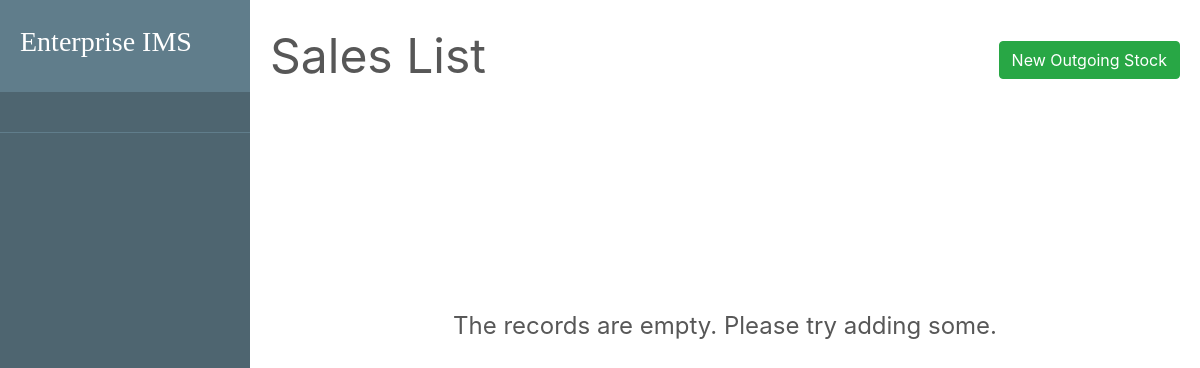
Page /transaction/sales/ on the earlier database version.
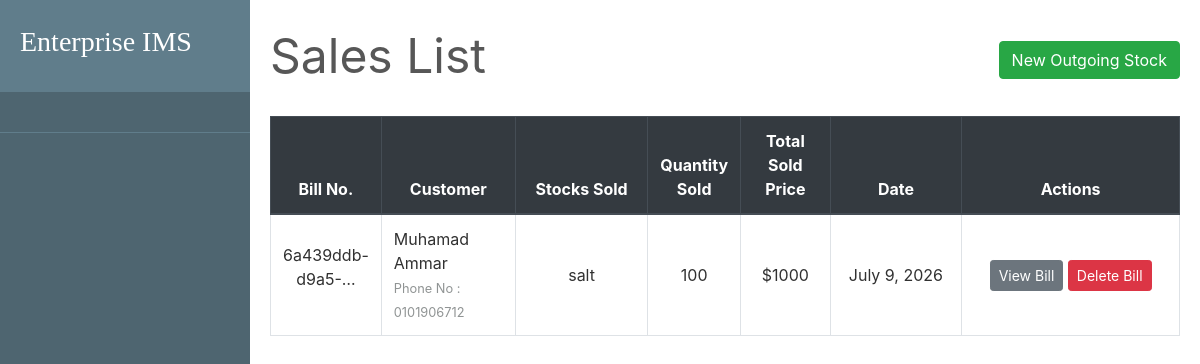
Same page on the later database version.
### transaction/models.py (models this page shows, shortened)
class SaleBill(models.Model):
    billno = models.UUIDField(primary_key=True, default=uuid.uuid4)
    time = models.DateTimeField(auto_now_add=True)
    name = models.CharField(max_length=150)
    phone = models.CharField(max_length=12)
    address = models.CharField(max_length=200)
    email = models.EmailField(max_length=254)
    gstin = models.CharField(max_length=15)
    def get_items_list(self):
        return SaleItem.objects.filter(billno=self)
    def get_total_price(self):
        saleitems = SaleItem.objects.filter(billno=self)
        total = 0
        for item in saleitems:
            total += item.totalprice
        return total

class SaleItem(models.Model):
    billno = models.ForeignKey(SaleBill, on_delete=models.CASCADE, related_name='salebillno')
    stock = models.ForeignKey(Stock, on_delete=models.CASCADE, related_name='saleitem')
    quantity = models.IntegerField(default=1)
    perprice = models.IntegerField(default=1)
    totalprice = models.IntegerField(default=1)

### inventory/models.py (models this page shows, shortened)
class Stock(models.Model):
    id = models.UUIDField(primary_key=True, default=uuid.uuid4)
    name = models.CharField(unique=True, max_length=100)
    quantity = models.DecimalField(max_digits=10, decimal_places=2, default=1)
    is_deleted = models.BooleanField(default=False)
    date = models.DateTimeField(auto_now_add=True, blank=True, null=True)

### transaction/views.py (the view)
# urls.py: path('sales/', SaleView.as_view(), name='sales_list'),
class SaleView(generic.ListView):
    model = SaleBill
    template_name = "sales/sales_list.html"
    context_object_name = 'bills'
    ordering = ['-time']
    paginate_by = 10

### transaction/templates/sales/sales_list.html (shortened to what this page needs)
{% extends 'base.html' %}
{% load static %}
{% block content %}
            <div class="row" style="color: #575757; font-style: bold; font-size: 3rem;">
                <div class="col-md-8">Sales List</div>
                <div class="col-md-4">
                    <div style="float:right;"> <a class="btn btn-success" href="{% url 'new_sale' %}">New Outgoing Stock</a> </div>
                </div>
            </div>
            <br>
{% if bills %}
            <table class="table table-css table-bordered table-hover">
                <thead class="thead-dark align-middle">
                    <tr>
                        <th width="10%">Bill No.</th>
                        <th width="15%">Customer</th>
                        <th width="15%">Stocks Sold</th>
                        <th width="10%">Quantity Sold</th>
                        <th width="10%">Total Sold Price</th>
                        <th width="15%">Date</th>
                        <th width="25%">Actions</th>
                    </tr>
                </thead>
                <tbody>
                  {% for sale in bills %}
                    <tr>
                        <td class="align-middle"> <p>{{sale.billno|truncatechars:15}} </p> </td>
                        <td class=""> {{sale.name|title}} <br> <small style="color: #909494">Phone No : {{sale.phone}}</small> </td>
                        <td class="align-middle">{% for item in sale.get_items_list %}{{item.stock.name}}<br>{% endfor %}  </td>
                        <td class="align-middle">{% for item in sale.get_items_list %}{{item.quantity}}<br>{% endfor %} </td>
                        <td class="align-middle">${{sale.get_total_price}}</td>
                        <td class="align-middle">{{sale.time.date}}</td>
                        <td class="align-middle"> <a href="{% url 'sale_bill' sale.billno %}" class="btn btn-secondary btn-sm">View Bill</a> <a href="{% url 'delete_sale' sale.pk %}" class="btn btn-danger btn-sm">Delete Bill</a> </td>
                    </tr>
                    {% endfor %}
                </tbody>
            </table>
{%else%}
            <br><br><br><br><br><br><br><br>
            <div style="color: #575757; font-style: bold; font-size: 1.5rem; text-align: center;">The records are empty. Please try adding some.</div>
{%endif%}
{% endblock content %}

### templates/base.html (shortened to what this page needs)
{% load static %}
<!DOCTYPE html>
<html lang="en">
<head>
  <link rel="stylesheet" type="text/css" href="{% static 'bootstrap/bootstrap.min.css' %}">
  <link rel="stylesheet" href="https://use.fontawesome.com/releases/v5.7.0/css/all.css"
>
  <link rel="stylesheet" type="text/css" href="{% static 'css/main.css' %}">
  <link rel="stylesheet" type="text/css" href="{% static 'css/sidebar.css' %}">
  <link rel="stylesheet" type="text/css" href="{% static 'css/dialogbox.css' %}">
</head>
<body>
  <main id="wrapper">
    <nav id="sidebar">
      <div class="sidebar-header">
        <a class="navbar-brand titlefont mr-4" href="#">
        <h3>Enterprise IMS</h3>
        </a>
      </div>
      <ul class="list-unstyled sidebar-components">
      </ul>
    </nav>
    <div id="content">
      <div class="row">
        <div class="col-md-12">
            {% block content %}
            {% endblock content %}
          </div>
        </div>
      </div>
      <br>
  </main>
</body>
</html>

### static/css/main.css (style rules this page uses)
body, html { height: 100%; }
p { color: rgb(49, 49, 49); }
a { color: #55b159; }
.table-css { color: #313131; }
h1, h2, h3, h4, h5, h6 { color: #ffffff; }
ul { margin: 0; }
.titlefont { color: #228dff; font-family: Audiowide; }
.align-middle { text-align: center; }

### static/css/sidebar.css (style rules this page uses)
#wrapper { display: flex; width: 100%; align-items: stretch; }
#sidebar { width: 250px; position: fixed; top: 0; left: 0; height: 100vh; z-index: 999; background: #4e6570; color: #fff; transition: all 0.3s; }
.sidebar-header { padding: 20px; background: #607d8b; }
.sidebar-components { padding: 20px 0; border-bottom: 1px solid #607d8b; }
#content { width: 100%; margin-left: 250px; padding: 20px; min-height: 100vh; transition: all 0.3s; }

Differences in the rows shown:
added SaleBill: billno "6a439ddb-d9a5-…", name "Muhamad Ammar", phone "0101906712", get_total_price "1000", time "July 9, 2026"
added SaleItem: stock.name "salt", quantity "100"
Other differences:
text no longer shown: "The records are empty. Please try adding some."
text now shown: "Bill No. Customer Stocks Sold Quantity Sold Total Sold Price Date Actions"
